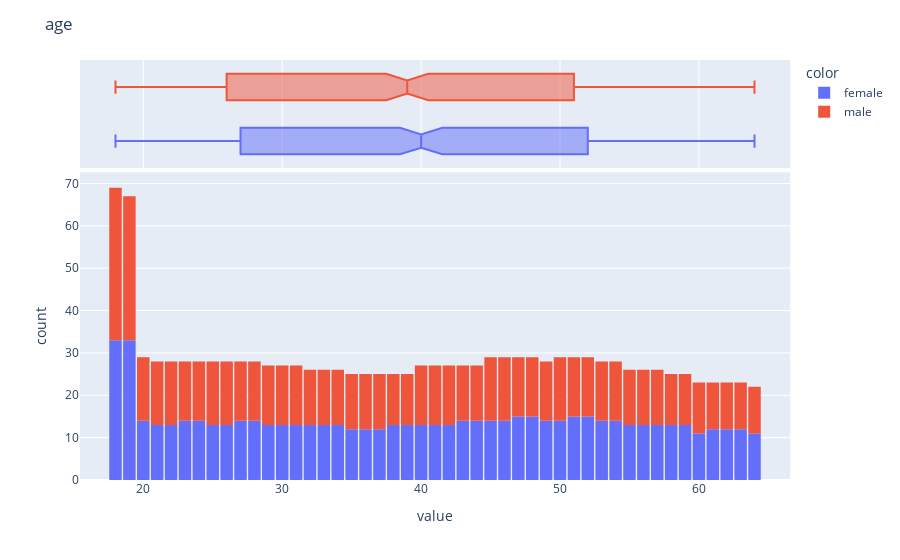
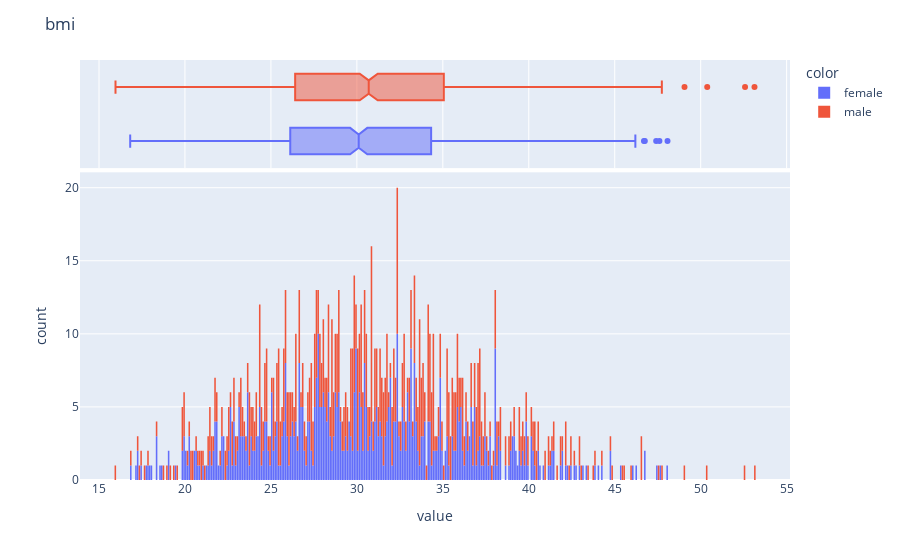
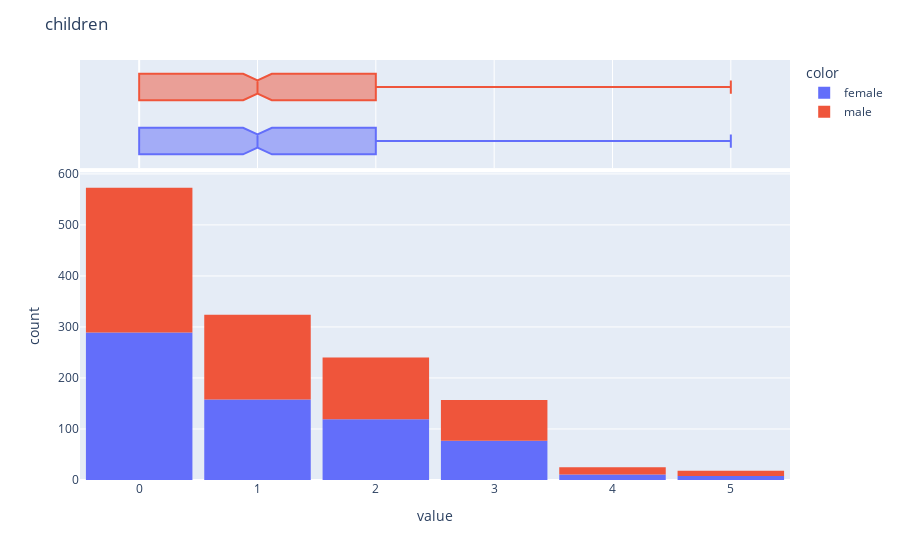
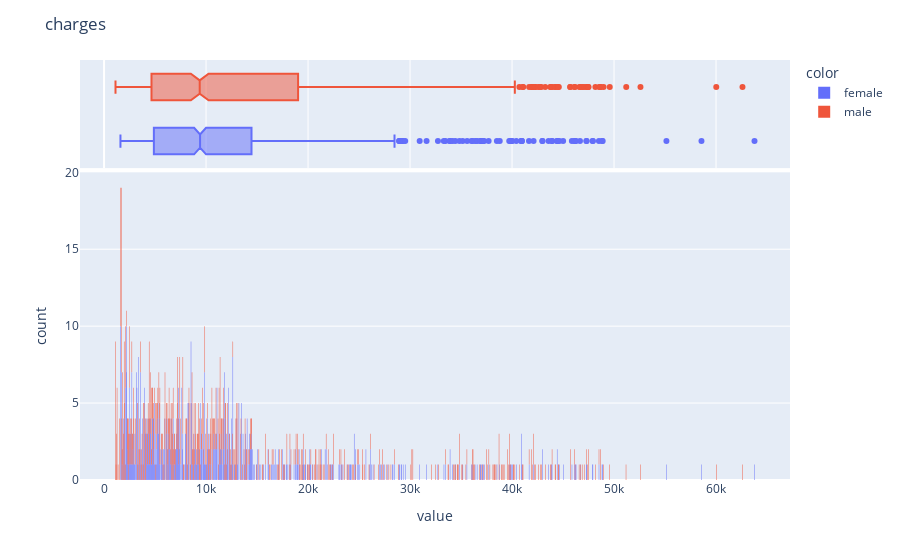

The notebook cell saved with these charts, in order:
### Code cell
for col in df_num.columns:    
    fig = px.histogram(data_frame = df_num[col],
                       marginal = 'box',
                       nbins = df_num[col].nunique(),
                       color = df['sex'])
    
    fig.update_layout(title = col, bargap = 0.1)
    fig.show()

### Figure 1 — Plotly figure (JSON) as saved in the notebook; plotly's stock layout.template omitted (floating-point values rounded to 4 significant figures; data arrays with more than 128 entries replaced by an {"elided": "..."} marker saying what was removed)
{"data": [{"alignmentgroup": "True", "bingroup": "x", "hovertemplate": "color=female<br>value=%{x}<br>count=%{y}<extra></extra>", "legendgroup": "female", "marker": {"color": "#636efa", "pattern": {"shape": ""}}, "name": "female", "nbinsx": 47, "offsetgroup": "female", "orientation": "v", "showlegend": true, "type": "histogram", "x": {"elided": "662 int values"}, "xaxis": "x", "yaxis": "y"}, {"alignmentgroup": "True", "hovertemplate": "color=female<br>value=%{x}<extra></extra>", "legendgroup": "female", "marker": {"color": "#636efa"}, "name": "female", "notched": true, "offsetgroup": "female", "showlegend": false, "type": "box", "x": {"elided": "662 int values"}, "xaxis": "x2", "yaxis": "y2"}, {"alignmentgroup": "True", "bingroup": "x", "hovertemplate": "color=male<br>value=%{x}<br>count=%{y}<extra></extra>", "legendgroup": "male", "marker": {"color": "#EF553B", "pattern": {"shape": ""}}, "name": "male", "nbinsx": 47, "offsetgroup": "male", "orientation": "v", "showlegend": true, "type": "histogram", "x": {"elided": "675 int values"}, "xaxis": "x", "yaxis": "y"}, {"alignmentgroup": "True", "hovertemplate": "color=male<br>value=%{x}<extra></extra>", "legendgroup": "male", "marker": {"color": "#EF553B"}, "name": "male", "notched": true, "offsetgroup": "male", "showlegend": false, "type": "box", "x": {"elided": "675 int values"}, "xaxis": "x2", "yaxis": "y2"}], "layout": {"bargap": 0.1, "barmode": "relative", "legend": {"title": {"text": "color"}, "tracegroupgap": 0}, "margin": {"t": 60}, "title": {"text": "age"}, "xaxis": {"anchor": "y", "domain": [0, 1], "title": {"text": "value"}}, "xaxis2": {"anchor": "y2", "domain": [0, 1], "matches": "x", "showgrid": true, "showticklabels": false}, "yaxis": {"anchor": "x", "domain": [0, 0.7326], "title": {"text": "count"}}, "yaxis2": {"anchor": "x2", "domain": [0.7426, 1], "matches": "y2", "showgrid": false, "showline": false, "showticklabels": false, "ticks": ""}}}

### Figure 2 — Plotly figure (JSON) as saved in the notebook; plotly's stock layout.template omitted (floating-point values rounded to 4 significant figures; data arrays with more than 128 entries replaced by an {"elided": "..."} marker saying what was removed)
{"data": [{"alignmentgroup": "True", "bingroup": "x", "hovertemplate": "color=female<br>value=%{x}<br>count=%{y}<extra></extra>", "legendgroup": "female", "marker": {"color": "#636efa", "pattern": {"shape": ""}}, "name": "female", "nbinsx": 548, "offsetgroup": "female", "orientation": "v", "showlegend": true, "type": "histogram", "x": {"elided": "662 float values"}, "xaxis": "x", "yaxis": "y"}, {"alignmentgroup": "True", "hovertemplate": "color=female<br>value=%{x}<extra></extra>", "legendgroup": "female", "marker": {"color": "#636efa"}, "name": "female", "notched": true, "offsetgroup": "female", "showlegend": false, "type": "box", "x": {"elided": "662 float values"}, "xaxis": "x2", "yaxis": "y2"}, {"alignmentgroup": "True", "bingroup": "x", "hovertemplate": "color=male<br>value=%{x}<br>count=%{y}<extra></extra>", "legendgroup": "male", "marker": {"color": "#EF553B", "pattern": {"shape": ""}}, "name": "male", "nbinsx": 548, "offsetgroup": "male", "orientation": "v", "showlegend": true, "type": "histogram", "x": {"elided": "675 float values"}, "xaxis": "x", "yaxis": "y"}, {"alignmentgroup": "True", "hovertemplate": "color=male<br>value=%{x}<extra></extra>", "legendgroup": "male", "marker": {"color": "#EF553B"}, "name": "male", "notched": true, "offsetgroup": "male", "showlegend": false, "type": "box", "x": {"elided": "675 float values"}, "xaxis": "x2", "yaxis": "y2"}], "layout": {"bargap": 0.1, "barmode": "relative", "legend": {"title": {"text": "color"}, "tracegroupgap": 0}, "margin": {"t": 60}, "title": {"text": "bmi"}, "xaxis": {"anchor": "y", "domain": [0, 1], "title": {"text": "value"}}, "xaxis2": {"anchor": "y2", "domain": [0, 1], "matches": "x", "showgrid": true, "showticklabels": false}, "yaxis": {"anchor": "x", "domain": [0, 0.7326], "title": {"text": "count"}}, "yaxis2": {"anchor": "x2", "domain": [0.7426, 1], "matches": "y2", "showgrid": false, "showline": false, "showticklabels": false, "ticks": ""}}}

### Figure 3 — Plotly figure (JSON) as saved in the notebook; plotly's stock layout.template omitted (floating-point values rounded to 4 significant figures; data arrays with more than 128 entries replaced by an {"elided": "..."} marker saying what was removed)
{"data": [{"alignmentgroup": "True", "bingroup": "x", "hovertemplate": "color=female<br>value=%{x}<br>count=%{y}<extra></extra>", "legendgroup": "female", "marker": {"color": "#636efa", "pattern": {"shape": ""}}, "name": "female", "nbinsx": 6, "offsetgroup": "female", "orientation": "v", "showlegend": true, "type": "histogram", "x": {"elided": "662 int values"}, "xaxis": "x", "yaxis": "y"}, {"alignmentgroup": "True", "hovertemplate": "color=female<br>value=%{x}<extra></extra>", "legendgroup": "female", "marker": {"color": "#636efa"}, "name": "female", "notched": true, "offsetgroup": "female", "showlegend": false, "type": "box", "x": {"elided": "662 int values"}, "xaxis": "x2", "yaxis": "y2"}, {"alignmentgroup": "True", "bingroup": "x", "hovertemplate": "color=male<br>value=%{x}<br>count=%{y}<extra></extra>", "legendgroup": "male", "marker": {"color": "#EF553B", "pattern": {"shape": ""}}, "name": "male", "nbinsx": 6, "offsetgroup": "male", "orientation": "v", "showlegend": true, "type": "histogram", "x": {"elided": "675 int values"}, "xaxis": "x", "yaxis": "y"}, {"alignmentgroup": "True", "hovertemplate": "color=male<br>value=%{x}<extra></extra>", "legendgroup": "male", "marker": {"color": "#EF553B"}, "name": "male", "notched": true, "offsetgroup": "male", "showlegend": false, "type": "box", "x": {"elided": "675 int values"}, "xaxis": "x2", "yaxis": "y2"}], "layout": {"bargap": 0.1, "barmode": "relative", "legend": {"title": {"text": "color"}, "tracegroupgap": 0}, "margin": {"t": 60}, "title": {"text": "children"}, "xaxis": {"anchor": "y", "domain": [0, 1], "title": {"text": "value"}}, "xaxis2": {"anchor": "y2", "domain": [0, 1], "matches": "x", "showgrid": true, "showticklabels": false}, "yaxis": {"anchor": "x", "domain": [0, 0.7326], "title": {"text": "count"}}, "yaxis2": {"anchor": "x2", "domain": [0.7426, 1], "matches": "y2", "showgrid": false, "showline": false, "showticklabels": false, "ticks": ""}}}

### Figure 4 — Plotly figure (JSON) as saved in the notebook; plotly's stock layout.template omitted (floating-point values rounded to 4 significant figures; data arrays with more than 128 entries replaced by an {"elided": "..."} marker saying what was removed)
{"data": [{"alignmentgroup": "True", "bingroup": "x", "hovertemplate": "color=female<br>value=%{x}<br>count=%{y}<extra></extra>", "legendgroup": "female", "marker": {"color": "#636efa", "pattern": {"shape": ""}}, "name": "female", "nbinsx": 1337, "offsetgroup": "female", "orientation": "v", "showlegend": true, "type": "histogram", "x": {"elided": "662 float values"}, "xaxis": "x", "yaxis": "y"}, {"alignmentgroup": "True", "hovertemplate": "color=female<br>value=%{x}<extra></extra>", "legendgroup": "female", "marker": {"color": "#636efa"}, "name": "female", "notched": true, "offsetgroup": "female", "showlegend": false, "type": "box", "x": {"elided": "662 float values"}, "xaxis": "x2", "yaxis": "y2"}, {"alignmentgroup": "True", "bingroup": "x", "hovertemplate": "color=male<br>value=%{x}<br>count=%{y}<extra></extra>", "legendgroup": "male", "marker": {"color": "#EF553B", "pattern": {"shape": ""}}, "name": "male", "nbinsx": 1337, "offsetgroup": "male", "orientation": "v", "showlegend": true, "type": "histogram", "x": {"elided": "675 float values"}, "xaxis": "x", "yaxis": "y"}, {"alignmentgroup": "True", "hovertemplate": "color=male<br>value=%{x}<extra></extra>", "legendgroup": "male", "marker": {"color": "#EF553B"}, "name": "male", "notched": true, "offsetgroup": "male", "showlegend": false, "type": "box", "x": {"elided": "675 float values"}, "xaxis": "x2", "yaxis": "y2"}], "layout": {"bargap": 0.1, "barmode": "relative", "legend": {"title": {"text": "color"}, "tracegroupgap": 0}, "margin": {"t": 60}, "title": {"text": "charges"}, "xaxis": {"anchor": "y", "domain": [0, 1], "title": {"text": "value"}}, "xaxis2": {"anchor": "y2", "domain": [0, 1], "matches": "x", "showgrid": true, "showticklabels": false}, "yaxis": {"anchor": "x", "domain": [0, 0.7326], "title": {"text": "count"}}, "yaxis2": {"anchor": "x2", "domain": [0.7426, 1], "matches": "y2", "showgrid": false, "showline": false, "showticklabels": false, "ticks": ""}}}
